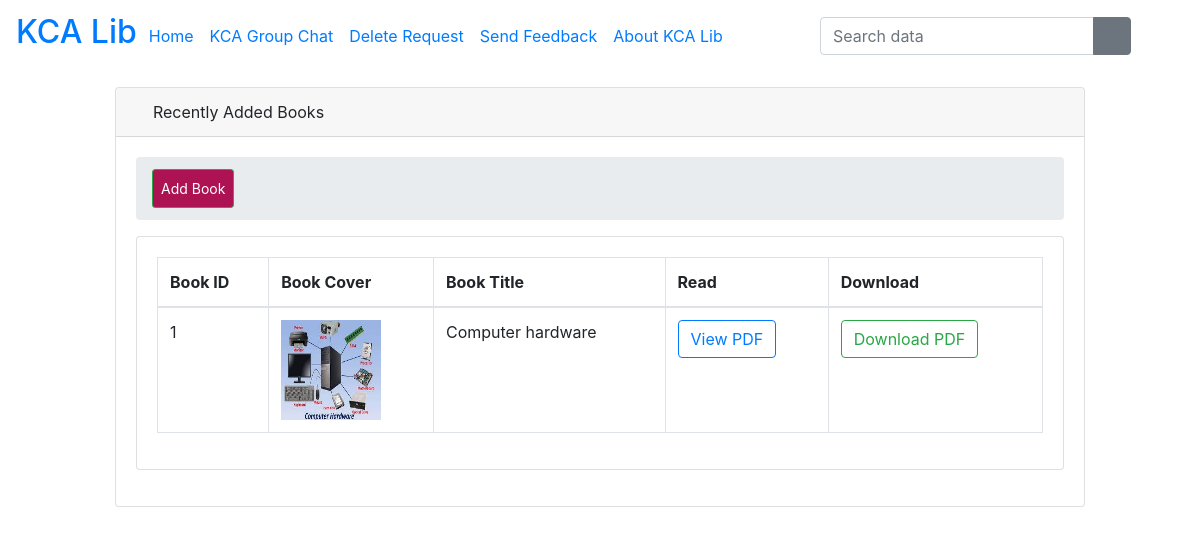
/publisher/ (signed in), run on the app's committed database.
### bookstore/models.py (models this page shows, shortened)
class Book(models.Model):
    id = models.AutoField(primary_key="True")
    title = models.CharField(max_length=100)
    author = models.CharField(max_length=100)
    year = models.CharField(max_length=100)
    publisher = models.CharField(max_length=200)
    desc = models.CharField(max_length=1000)
    uploaded_by = models.ForeignKey(User, max_length=100, on_delete=models.CASCADE)
    pdf = models.FileField(upload_to='bookapp/pdfs/')
    cover = models.ImageField(upload_to='bookapp/covers/', null=True, blank=True)

### bookstore/views.py (the view)
# urls.py: path('publisher/', views.UBookListView.as_view(), name='publisher'),
class UBookListView(LoginRequiredMixin,ListView):
	model = Book
	template_name = 'publisher/book_list.html'
	context_object_name = 'books'
	paginate_by = 2

### bookstore/templates/publisher/book_list.html (shortened to what this page needs)
{% extends 'publisher/base.html' %}
{% load static %}
{% block body %}
<div class="container-fluid">
<div class="row" style="padding-top: 87px">
<div class="col-sm-1" style="color: red">
</div>
<div class="col-sm-10">
                <div class="card mb-3">
                <div class="card-header">
                    <i class="fas fa-table text-primary"></i>
                    Recently Added Books
                </div>
                <div class="card-body">
                   <ol class="breadcrumb">
                <li class="breadcrumb-item">
                    <a  class="btn btn-sm btn-success" href="{% url 'uabook_form' %}" style="padding: 8px; float: right; background-color: rgb(173, 19, 83); color: white;">Add Book</a>
                </li>
            </ol>
            <div class="card mb-3">
                <div class="card-body">
                    <div class="table-responsive">
                         <table class="table table-bordered" id="dataTable" width="100%" cellspacing="0">
                            <thead>
                            <tr>
                                <th>Book ID</th>
                                <th>Book Cover</th>
                                <th>Book Title</th>
                                <th>Read</th>
                                <th>Download</th>
                            </tr>
                            </thead>
                            <tbody>
                           {% if books %}
                           {% for book in books %}
                                <tr>
                                  <td>{{ book.id }}</td>
                                  <td>
                                    {% if book.cover %}
                                    <img src="{{ book.cover.url }}" alt="{{ book.title}}" style="height: 100px; width: 100px">
                                    {% else %}
                                    <span class="text-muted">No Cover</span>
                                    {% endif %}
                                   </td>
                                  <td>{{ book.title }}</td>
                                    <td>
                                        {% if book.pdf %}
                                    <a href="{{ book.pdf.url }}" class="btn btn-outline-primary" target="_blank">View PDF</a>
                                    {% else %}
                                    <span class="text-muted">No PDF</span>
                                    {% endif %}
                                  </td>
                                    <td>
                                        {% if book.pdf %}
                                    <a href="{{ book.pdf.url }}" download class="btn btn-outline-success">Download PDF</a>
                                    {% else %}
                                    <span class="text-muted">No PDF</span>
                                    {% endif %}
                                  </td>
                                </tr>
                                {% endfor %}
                               {% endif %}
                            </tbody>
                        </table>
                    </div>
                </div>
            </div>
        </div>
    </div>
</div>
<div class="col-sm-1">
</div>
</div>
</body>
</html>
{% endblock %}

### static/css/master.css (style rules this page uses)
html { scroll-behavior: smooth; }
li { list-style-type: none; }

### bookstore/templates/publisher/base.html (style rules this page uses)
body { background-image:url("https://assets.weforum.org/article/image/responsive_big_webp_hySrQhk9QgN45B-0z8PR0bd8ZRyDZ9LnvzPSGaIb91Q.webp"); }

### data on the page
Book: id "1", cover (picture), title "Computer hardware"
